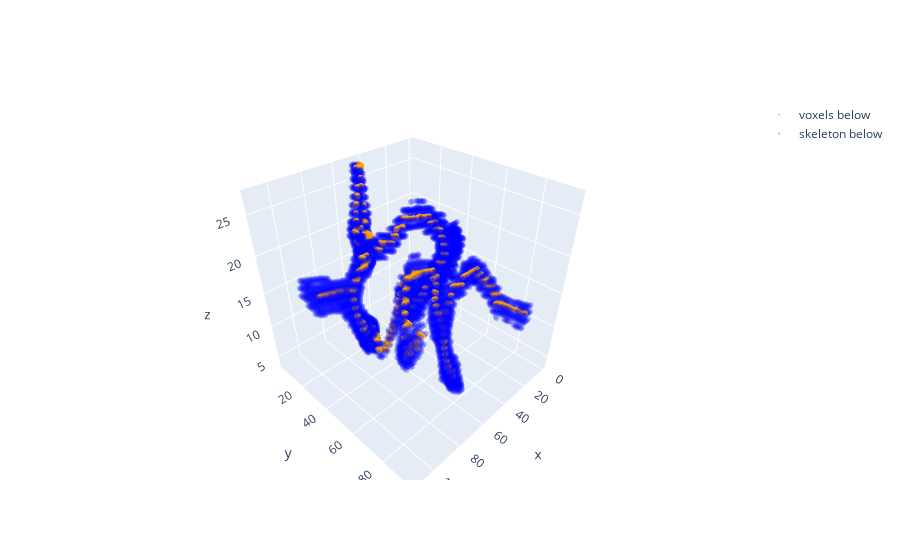

Notebook cell for this chart:
### Code cell
MC = mc.MorseComplex(d)
MC.process_lower_stars(10, 10, 10)

print(MC.get_number_of_critical_cells(threshold))
#MC.cancel_pairs(0)
MC.prepare_morse_skeleton_below(threshold=threshold, epsilon=0, delta=1.5)
MC.extract_morse_skeleton_below(threshold=threshold)

plot_morse_skeleton(MC, d, threshold, plot_critical=False)

### Figure 1 — Plotly figure (JSON) as saved in the notebook; plotly's stock layout.template omitted (floating-point values rounded to 4 significant figures; data arrays with more than 128 entries replaced by an {"elided": "..."} marker saying what was removed)
{"data": [{"marker": {"color": "blue", "size": 2}, "mode": "markers", "name": "voxels below", "opacity": 0.25, "type": "scatter3d", "x": {"elided": "8361 int values"}, "y": {"elided": "8361 int values"}, "z": {"elided": "8361 int values"}}, {"marker": {"color": "orange", "size": 2}, "mode": "markers", "name": "skeleton below", "type": "scatter3d", "x": {"elided": "700 int values"}, "y": {"elided": "700 int values"}, "z": {"elided": "700 int values"}}], "layout": {"scene": {"aspectmode": "manual", "aspectratio": {"x": 1, "y": 1, "z": 1}}}}
